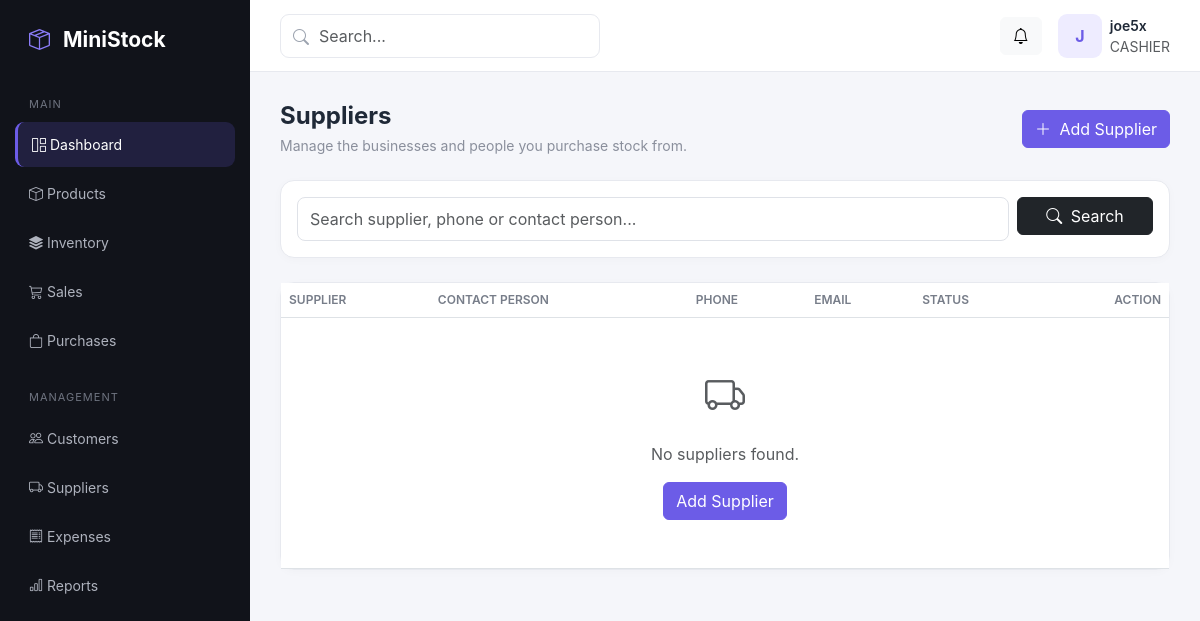
The page /suppliers/ (signed in) on the database as committed earlier.
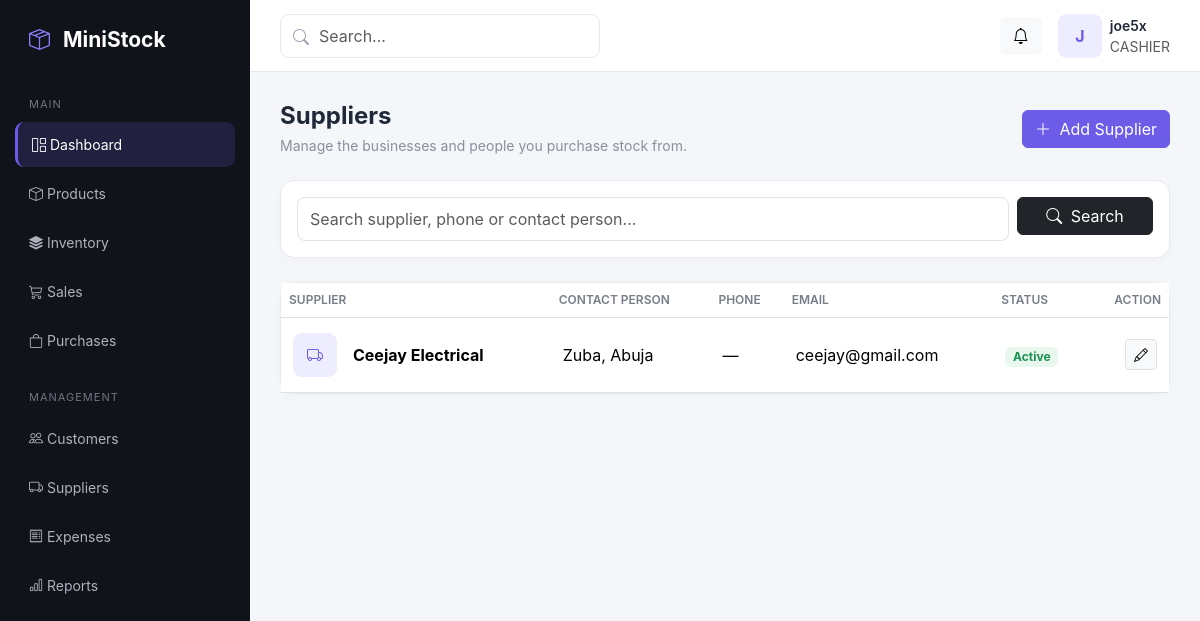
The same page on the database as committed later.
### suppliers/models.py (models this page shows, shortened)
class Supplier(models.Model):
    name = models.CharField(max_length=200)
    phone = models.CharField(max_length=30, blank=True)
    email = models.EmailField(blank=True)
    address = models.TextField(blank=True)
    contact_person = models.CharField(max_length=150, blank=True)
    is_active = models.BooleanField(default=True)
    created_at = models.DateTimeField(auto_now_add=True)
    updated_at = models.DateTimeField(auto_now=True)
    class Meta:
        ordering = ["name"]

### suppliers/views.py (the view, shortened to what this page needs)
# urls.py: path("", views.supplier_list, name="supplier_list"),
@login_required
def supplier_list(request):
    suppliers = Supplier.objects.all()
    query = request.GET.get("q", "").strip()
    return render(
        request,
        "suppliers/supplier_list.html",
        {
            "suppliers": suppliers,
            "query": query,
        },
    )

### templates/suppliers/supplier_list.html (shortened to what this page needs)
{% extends "base.html" %}
{% block content %}
<div class="d-flex justify-content-between align-items-center mb-4">
    <div>
        <h4 class="page-title mb-1">Suppliers</h4>
        <p class="page-subtitle mb-0">
            Manage the businesses and people you purchase stock from.
        </p>
    </div>
    <a href="{% url 'suppliers:supplier_create' %}"
       class="btn btn-primary">
        <i class="bi bi-plus-lg me-1"></i>
        Add Supplier
    </a>
</div>
<div class="card mb-4">
    <div class="card-body">
        <form method="GET" class="row g-2">
            <div class="col-md-10">
                <input
                    type="text"
                    name="q"
                    value="{{ query }}"
                    class="form-control"
                    placeholder="Search supplier, phone or contact person..."
                >
            </div>
            <div class="col-md-2">
                <button class="btn btn-dark w-100">
                    <i class="bi bi-search me-1"></i>
                    Search
                </button>
            </div>
        </form>
    </div>
</div>
<div class="card">
    <div class="table-responsive">
        <table class="table align-middle">
            <thead>
                <tr>
                    <th>Supplier</th>
                    <th>Contact Person</th>
                    <th>Phone</th>
                    <th>Email</th>
                    <th>Status</th>
                    <th class="text-end">Action</th>
                </tr>
            </thead>
            <tbody>
                {% for supplier in suppliers %}
                <tr>
                    <td>
                        <div class="d-flex align-items-center gap-3">
                            <div class="avatar-placeholder">
                                <i class="bi bi-truck"></i>
                            </div>
                            <strong>
                                {{ supplier.name }}
                            </strong>
                        </div>
                    </td>
                    <td>
                        {{ supplier.contact_person|default:"—" }}
                    </td>
                    <td>
                        {{ supplier.phone|default:"—" }}
                    </td>
                    <td>
                        {{ supplier.email|default:"—" }}
                    </td>
                    <td>
                        {% if supplier.is_active %}
                            <span class="badge badge-soft-success">
                                Active
                            </span>
                        {% else %}
                            <span class="badge badge-soft-warning">
                                Inactive
                            </span>
                        {% endif %}
                    </td>
                    <td class="text-end">
                        <a
                            href="{% url 'suppliers:supplier_update' supplier.pk %}"
                            class="btn btn-sm btn-light border"
                        >
                            <i class="bi bi-pencil"></i>
                        </a>
                    </td>
                </tr>
                {% empty %}
                <tr>
                    <td colspan="6" class="text-center py-5">
                        <i class="bi bi-truck fs-1 text-muted"></i>
                        <p class="mt-3 text-muted">
                            No suppliers found.
                        </p>
                        <a
                            href="{% url 'suppliers:supplier_create' %}"
                            class="btn btn-primary"
                        >
                            Add Supplier
                        </a>
                    </td>
                </tr>
                {% endfor %}
            </tbody>
        </table>
    </div>
</div>
{% endblock %}

Rows that differ between the two databases and show on the page:
added Supplier: name "Ceejay Electrical", contact_person "Zuba, Abuja", phone "—", email "ceejay@gmail.com", is_active "Active"
Other text that changed with them:
text no longer shown: "No suppliers found. Add Supplier"
